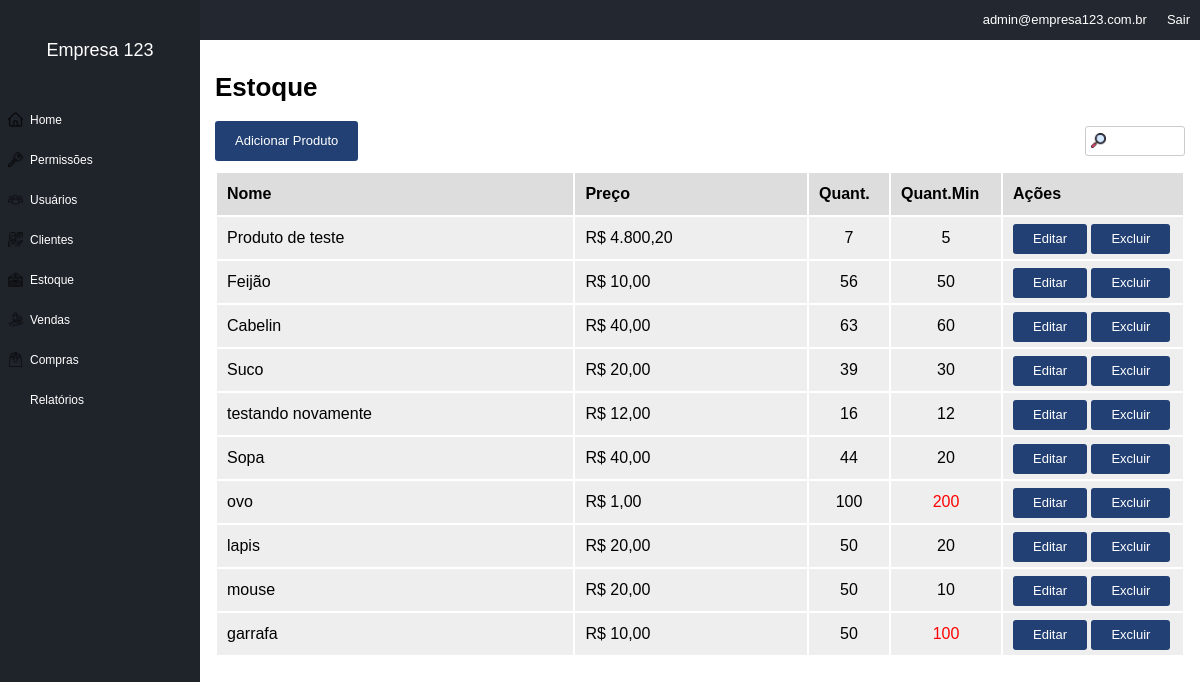
The page /inventory (signed in) on the database its author committed.
### tables this page shows
CREATE TABLE IF NOT EXISTS `inventory` (
  `id` int(11) NOT NULL AUTO_INCREMENT,
  `name` varchar(100) NOT NULL,
  `price` float NOT NULL,
  `quant` int(11) NOT NULL,
  `min_quant` int(11) NOT NULL,
  `id_company` int(11) NOT NULL,
  PRIMARY KEY (`id`)
);

### core/controller.php (called while the page is built, shortened)
<?php
class controller{
    public function loadTemplate($viewName, $viewData = array()){
        include 'views/template.php';
    }
    public function loadViewInTemplate($viewName, $viewData = array()){
        extract($viewData);
        include 'views/'.$viewName.'.php';
    }
}
?>

### core/core.php (called while the page is built, shortened)
<?php
class Core{
    public function run(){
        $url = explode("index.php",$_SERVER['PHP_SELF']);
        $url = end($url);
        $params = array();
      if (!empty($url)){
          $url = explode('/', $url);
          array_shift($url);
          array_shift($url);
          if (isset($url[0])){
              $currentAction = $url[0];
              array_shift($url);
          } else {
              $currentAction='index';
          }
      }else{
          $currentController = 'homeController';
          $currentAction= 'index';
      }
        require_once 'core/controller.php';
      $c =new $currentController();
      call_user_func_array(array($c, $currentAction),$params);
    }
}
?>

### index.php (called while the page is built, shortened)
<?php
require 'config.php';
$core = new Core();
$core -> run();
?>

### core/model.php (called while the page is built, shortened)
<?php
class model{
    public function __construct(){
        global $config;
        $this->db = new PDO("mysql:dbname=".$config['dbname'].';host='.$config['host'],$config['dbuser'],$config['dbpass']);
    }
}
?>

### config.php (called while the page is built, shortened)
<?php
$config = array();
if (ENVIRONMENT == "development"){
    $config['dbname'] = 'contaazul';
    $config['host']= 'localhost';
    $config['dbuser']= 'root';
    $config['dbpass']= '';
}else{
    $config['dbname'] = 'contaazul';
    $config['host']= 'localhost';
    $config['dbuser']= 'root';
    $config['dbpass']= '';
}

### models/Inventory.php (called while the page is built, shortened)
<?php
class Inventory extends model{
    public function getList($offset, $id_company){
        $array = array();
        $sql = $this->db->prepare("SELECT * FROM inventory WHERE id_company = :id_company LIMIT $offset, 10");
        $sql->bindValue(':id_company', $id_company);
        $sql->execute();
        if($sql->rowCount() > 0 ){
            $array = $sql->fetchAll();
        }
        return $array;
    }
}

### models/Users.php (called while the page is built, shortened)
<?php
class Users extends model {
    private $userInfo;
    private $permissions;
    public function setLoggedUser(){
        if(isset($_SESSION['ccUser'] )&& !empty($_SESSION['ccUser'])){
           $id = $_SESSION['ccUser'];
           $sql = $this->db->prepare("SELECT * FROM users WHERE id = :id");
           $sql->bindValue(':id', $id);
           $sql->execute();
           if($sql->rowCount() > 0){
                $this->userInfo = $sql->fetch();
                $this->permissions = new Permissions();
                $this->permissions->setGroup($this->userInfo['id_group'], $this->userInfo['id_company']);
           }
        }
    }
    public function hasPermission($name){
        return $this->permissions->hasPermission($name);
    }
    public function getCompany(){
        if(isset($this->userInfo['id_company'])){
             return $this->userInfo['id_company'];
        }else{
            return 0;
        }
    }
}
?>

### models/Permissions.php (called while the page is built, shortened)
<?php
class Permissions extends model{
    private $permissions;
    public function setGroup($id, $id_company){
        $this->permissions = array();
        $sql = $this->db->prepare("SELECT params FROM permission_groups WHERE id = :id AND id_company = :id_company");
        $sql->bindValue(':id', $id);
        $sql->bindValue(':id_company', $id_company);
        $sql->execute();
        if($sql->rowCount() > 0){
            $row = $sql->fetch();
            $params = $row['params'];
            $sql = $this->db->prepare("SELECT name FROM permission_params WHERE id IN ($params) AND id_company = :id_company");
            $sql->bindValue(':id_company', $id_company);
            $sql->execute();
            if($sql->rowCount()>0){
                foreach($sql->fetchAll() as $item){
                    $this->permissions[] = $item['name'];
                }
            }
        }
    }
    public function hasPermission($name){
        if(in_array($name, $this->permissions)){
           return true;
        }else{
            return false;
        }
    }
}
?>

### views/inventory.php (the view)
<h1>Estoque</h1>
<?php if($add_permission):?>
    <a href="<?=BASE_URL;?>/inventory/add"><div class="button">Adicionar Produto</div></a>
   <?php endif;?>
<input type="text" id="busca" data-type="search_inventory"/>
<table border="0" width="100%">
               <tr>
                   <th>Nome</th>
                   <th>Preço</th>
                   <th>Quant.</th>
                   <th>Quant.Min</th>
                   <th>Ações</th>
               </tr>
               <?php foreach($inventory_list as $product): ?>
                    <tr>
                        <td><?= $product['name'];?></td>
                        <td>R$ <?= number_format($product['price'], 2, ',','.');?></td>
                        <td width="60" style = "text-align:center"><?= $product['quant'];?></td>
                        <td width="90" style = "text-align:center"><?php
                        if($product['min_quant'] > $product['quant']){
                            echo '<span style="color:red">'.($product['min_quant']).'</span>';
                        }else{
                        echo $product['min_quant'];
                        }
                        ?></td>
                        <td width="160">
                           <a href="<?php echo BASE_URL;?>/inventory/edit/<?= $product['id'];?>"><div class='button button_small'>Editar</div></a>
                           <a href="<?php echo BASE_URL;?>/inventory/delete/<?= $product['id'];?>" onclick="return confirm('Você esta prestes a excluir esse item.')"><div class='button button_small'>Excluir</div></a>
                        </td>
                    </tr>
               <?php endforeach; ?>
</table>

### assets/css/template.css (style rules this page uses)
body { margin:0; padding:0; font-size:13px; font-family: Arial; }
input[type=text], input[type=email], input[type=password], input[type=number], textarea, select { width: 100%; height:30px; font-size: 13px; outline: 0; padding-left:5px; padding-right: 5px; margin-top:5px; border: 1px solid #CCC; }
input[type=submit], button, .button { border:0px; background-color: #224074; color:#FFF; height:40px; line-height: 40px; border-radius:3px; padding-left: 20px; padding-right:20px; cursor:pointer; font-size: 13px; display:inline-block; }
.button_small { height:30px; line-height: 30px; }
table { margin-top:10px; }
table th { height:40px; line-height: 40px; background-color: #DDD; text-align: left; padding-left: 10px; padding-right: 10px; }
table td { height:40px; line-height: 40px; background-color: #EEE; text-align: left; padding-left:10px; padding-right:10px; }
#busca { width:100px; float:right; background-image:url('../images/search.png'); background-repeat: no-repeat; background-size:15px 15px; background-position: 5px; padding-left: 25px; border-radius: 3px; border:1px solid #CCC; }

### rows shown on the page
inventory: name "Produto de teste", price "4.800,20", quant "7", min_quant "5"
inventory: name "Feijão", price "10,00", quant "56", min_quant "50"
inventory: name "Cabelin", price "40,00", quant "63", min_quant "60"
inventory: name "Suco", price "20,00", quant "39", min_quant "30"
inventory: name "testando novamente", price "12,00", quant "16", min_quant "12"
inventory: name "Sopa", price "40,00", quant "44", min_quant "20"
inventory: name "ovo", price "1,00", quant "100", min_quant "200"
inventory: name "lapis", price "20,00", quant "50", min_quant "20"
inventory: name "mouse", price "20,00", quant "50", min_quant "10"
inventory: name "garrafa", price "10,00", quant "50", min_quant "100"

### other values the page prints
$viewData['company_name'] "Empresa 123"
$viewData['user_email'] "admin@empresa123.com.br"
